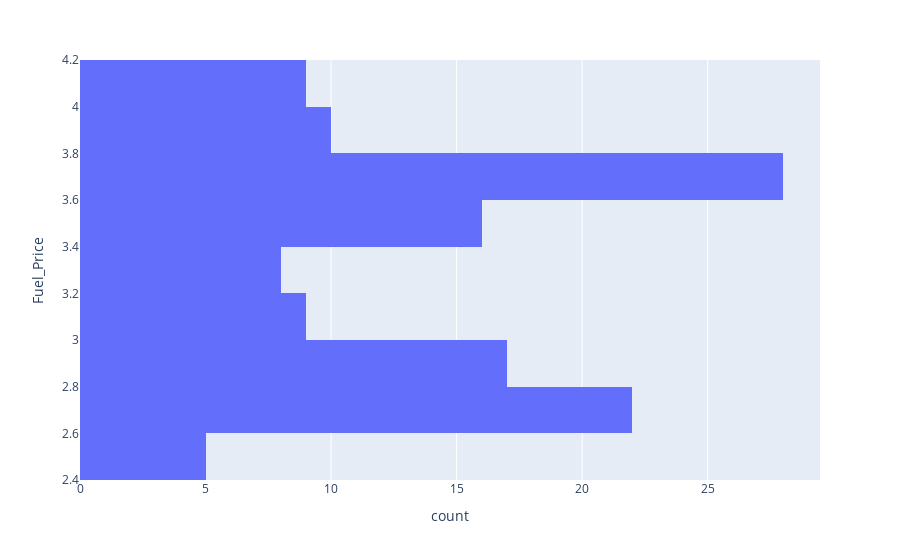

The notebook cell this image was saved under:
### Code cell
px.histogram(wal_df, y='Fuel_Price')

### Figure 1 — Plotly figure (JSON) as saved in the notebook; plotly's stock layout.template omitted (floating-point values rounded to 4 significant figures; data arrays with more than 128 entries replaced by an {"elided": "..."} marker saying what was removed)
{"data": [{"alignmentgroup": "True", "bingroup": "y", "hovertemplate": "count=%{x}<br>Fuel_Price=%{y}<extra></extra>", "legendgroup": "", "marker": {"color": "#636efa", "pattern": {"shape": ""}}, "name": "", "offsetgroup": "", "orientation": "h", "showlegend": false, "type": "histogram", "xaxis": "x", "y": {"elided": "136 float values"}, "yaxis": "y"}], "layout": {"barmode": "relative", "legend": {"tracegroupgap": 0}, "margin": {"t": 60}, "xaxis": {"anchor": "y", "domain": [0, 1], "title": {"text": "count"}}, "yaxis": {"anchor": "x", "domain": [0, 1], "title": {"text": "Fuel_Price"}}}}
